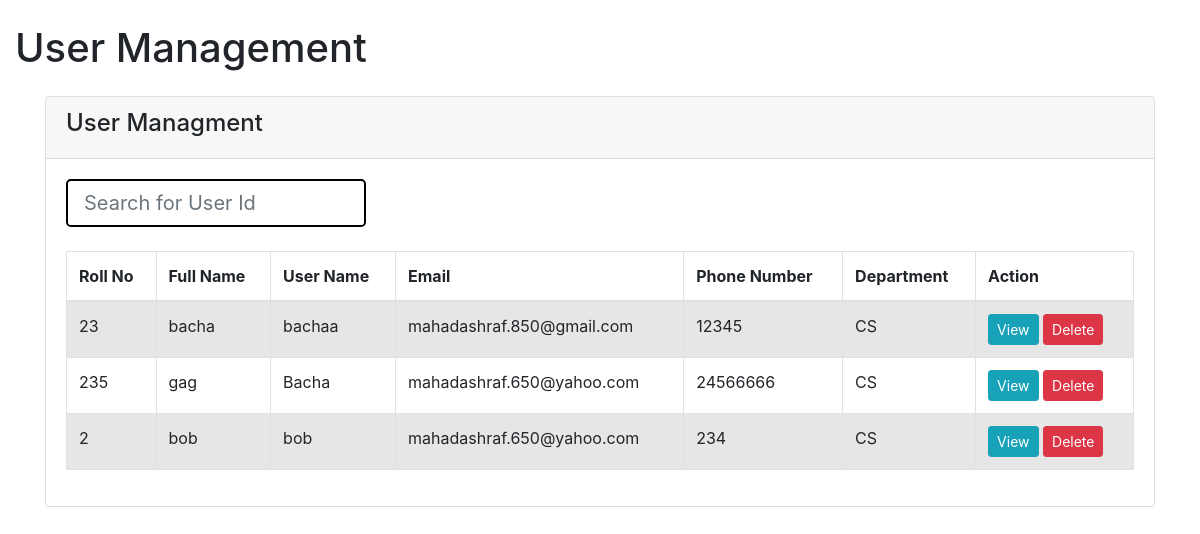
Screenshot of /admin/includes/home5.php with the database file from the repository.
### tables this page shows
CREATE TABLE `lms_user` (
  `id` int(6) NOT NULL,
  `rollno` varchar(191) NOT NULL,
  `fullname` varchar(191) NOT NULL,
  `username` varchar(191) NOT NULL,
  `email` varchar(191) NOT NULL,
  `phonenumber` varchar(191) NOT NULL,
  `password` varchar(191) NOT NULL,
  `department` varchar(191) NOT NULL
);

### admin/includes/home5.php (the view, shortened to what this page needs)
<!doctype html>
<html lang="en">
  <head>
    <link href="https://cdn.jsdelivr.net/npm/bootstrap@5.1.3/dist/css/bootstrap.min.css" rel="stylesheet">
    <link rel="stylesheet" href="https://cdn.jsdelivr.net/npm/bootstrap@4.1.3/dist/css/bootstrap.min.css">
    <link rel="stylesheet" href="//cdn.jsdelivr.net/npm/alertifyjs@1.13.1/build/css/alertify.min.css"/>
</head>
<body>
<div class="container-fluid py-4" style="min-height: 700px;" style="width: 100%;">
	<h1>User Management</h1>
<div class="container mt-4">
    <div class="row">
        <div class="col-md-12">
            <div class="card">
                <div class="card-header">
                    <h4>User Managment
                    </h4>
                </div>
                <div class="card-body">
				<input class="form-control form-control-lg form-control-borderless" type="text" id="searchh" autocomplete="off" placeholder="Search for User Id">
                <br>
				<table id="myTable" class="table table-bordered table-striped">
                        <thead>
                            <tr>
                                <th>Roll No</th>
                                <th>Full Name</th>
                                <th>User Name</th>
                                <th>Email</th>
                                <th>Phone Number</th>
                                <th>Department</th>
                                <th>Action</th>
                            </tr>
                        </thead>
                        <tbody>
                            <?php
                            require './dbconn.php';
                            $query = "SELECT * FROM lms_user";
                            $query_run = mysqli_query($con, $query);
                            if(mysqli_num_rows($query_run) > 0)
                            {
                                foreach($query_run as $student)
                                {
                                    ?>
                                    <tr>
                                        <td><?= $student['rollno'] ?></td>
                                        <td><?= $student['fullname'] ?></td>
                                        <td><?= $student['username'] ?></td>
                                        <td><?= $student['email'] ?></td>
                                        <td ><?= $student['phonenumber'] ?></td>
                                        <td><?= $student['department'] ?></td>
                                        <td>
                                            <button type="button" value="<?=$student['id'];?>" class="viewStudentBtn btn btn-info btn-sm">View</button>
                                            <button type="button" value="<?=$student['id'];?>" class="deleteStudentBtn btn btn-danger btn-sm">Delete</button>
                                        </td>
                                    </tr>
                                    <?php
                                }
                            }
                            ?>
                        </tbody>
                    </table>
                </div>
            </div>
        </div>
    </div>
</div>
</div>
</body>
</html>

### admin/includes/home5.php (style rules this page uses)
#searchh { width: 300px; background-color: white; border: 2px solid black; }

### rows the page displays
lms_user: rollno "23", fullname "bacha", username "bachaa", email "mahadashraf.850@gmail.com", phonenumber "12345", department "CS", $student['id'] 1 (drawn)
lms_user: rollno "235", fullname "gag", username "Bacha", email "mahadashraf.650@yahoo.com", phonenumber "24566666", department "CS", $student['id'] 3 (drawn)
lms_user: rollno "2", fullname "bob", username "bob", email "mahadashraf.650@yahoo.com", phonenumber "234", department "CS", $student['id'] 4 (drawn)
